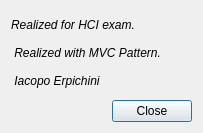
<?xml version="1.0" encoding="UTF-8"?>
<ui version="4.0">
 <class>About</class>
 <widget class="QDialog" name="About">
  <property name="geometry">
   <rect>
    <x>0</x>
    <y>0</y>
    <width>203</width>
    <height>133</height>
   </rect>
  </property>
  <property name="windowTitle">
   <string>About</string>
  </property>
  <property name="modal">
   <bool>true</bool>
  </property>
  <layout class="QVBoxLayout" name="verticalLayout">
   <item>
    <widget class="QLabel" name="label">
     <property name="font">
      <font>
       <italic>true</italic>
      </font>
     </property>
     <property name="text">
      <string>Realized for HCI exam. 

 Realized with MVC Pattern. 

 Iacopo Erpichini </string>
     </property>
    </widget>
   </item>
   <item>
    <widget class="QDialogButtonBox" name="buttonBox">
     <property name="orientation">
      <enum>Qt::Horizontal</enum>
     </property>
     <property name="standardButtons">
      <set>QDialogButtonBox::Close</set>
     </property>
    </widget>
   </item>
  </layout>
 </widget>
 <resources/>
 <connections>
  <connection>
   <sender>buttonBox</sender>
   <signal>accepted()</signal>
   <receiver>About</receiver>
   <slot>accept()</slot>
   <hints>
    <hint type="sourcelabel">
     <x>248</x>
     <y>254</y>
    </hint>
    <hint type="destinationlabel">
     <x>157</x>
     <y>274</y>
    </hint>
   </hints>
  </connection>
  <connection>
   <sender>buttonBox</sender>
   <signal>rejected()</signal>
   <receiver>About</receiver>
   <slot>reject()</slot>
   <hints>
    <hint type="sourcelabel">
     <x>316</x>
     <y>260</y>
    </hint>
    <hint type="destinationlabel">
     <x>286</x>
     <y>274</y>
    </hint>
   </hints>
  </connection>
 </connections>
</ui>
